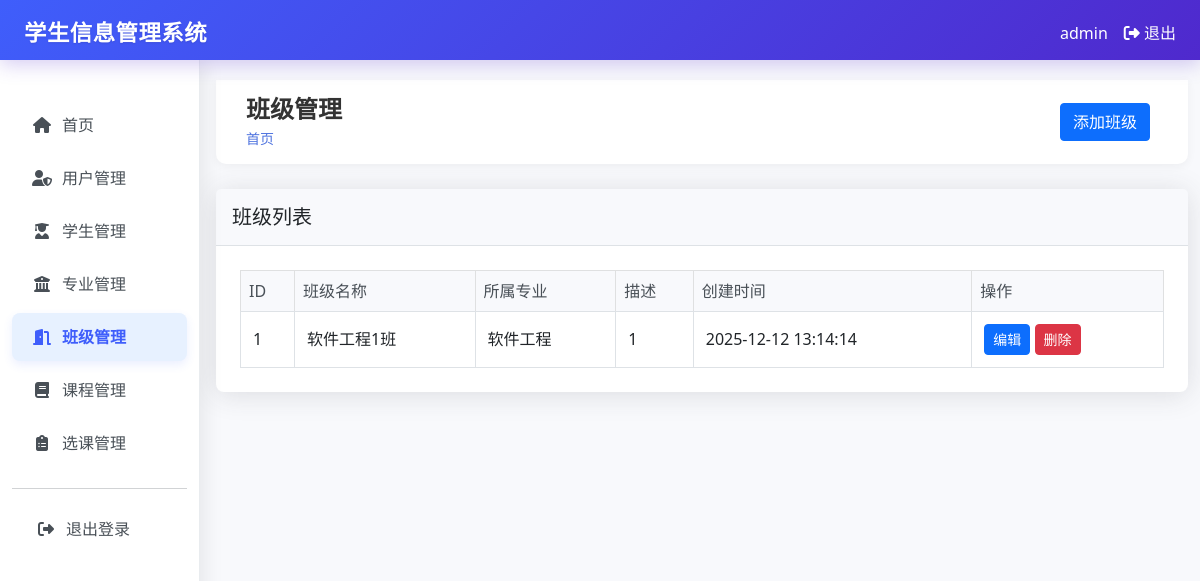
The page /classes (signed in) on the database as committed earlier.
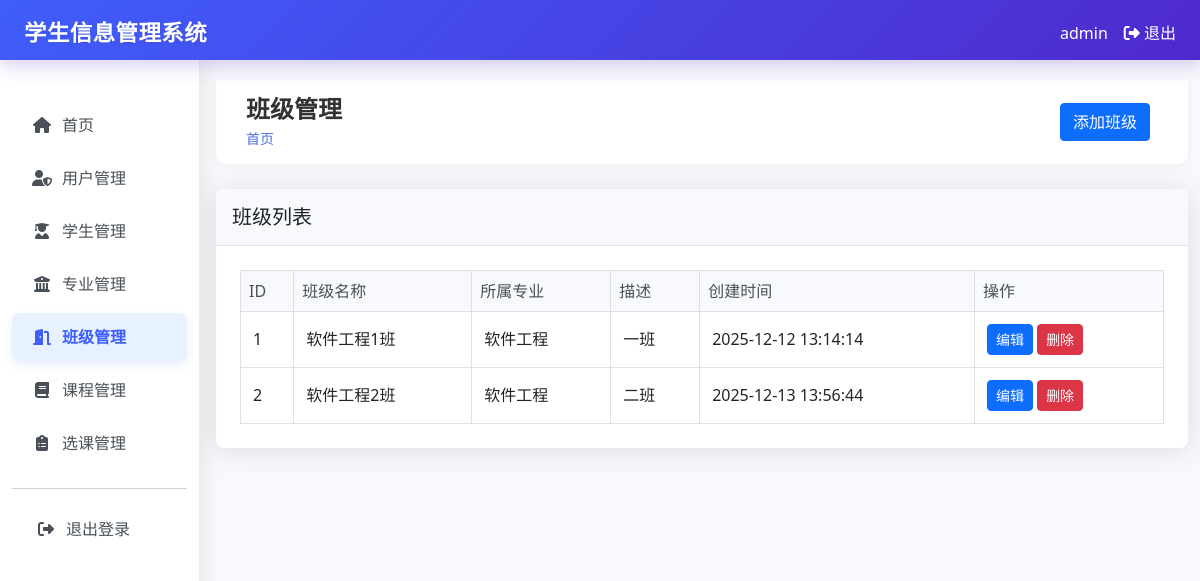
The same page on the database as committed later.
### tables this page shows
CREATE TABLE classes (
        id INTEGER PRIMARY KEY AUTOINCREMENT,
        name TEXT UNIQUE NOT NULL,
        major_id INTEGER,
        description TEXT,
        created_at TIMESTAMP DEFAULT CURRENT_TIMESTAMP,
        FOREIGN KEY (major_id) REFERENCES majors (id)
    );

CREATE TABLE majors (
        id INTEGER PRIMARY KEY AUTOINCREMENT,
        name TEXT UNIQUE NOT NULL,
        description TEXT,
        created_at TIMESTAMP DEFAULT CURRENT_TIMESTAMP
    );

### app.py (the view)
@app.route("/classes")
@login_required
def classes():
    conn = get_db_connection()
    classes = conn.execute("""
        SELECT c.*, m.name as major_name
        FROM classes c
        LEFT JOIN majors m ON c.major_id = m.id
        ORDER BY c.id ASC
    """).fetchall()
    conn.close()
    return render_template("classes/index.html", classes=classes)

### app.py (called while the page is built)
def login_required(f):
    @wraps(f)
    def decorated_function(*args, **kwargs):
        if "user_id" not in session:
            return redirect(url_for("login"))
        return f(*args, **kwargs)
    return decorated_function

def get_db_connection():
    conn = sqlite3.connect("student_management.db")
    conn.row_factory = sqlite3.Row
    return conn

### templates/classes/index.html (shortened to what this page needs)
{% extends "base.html" %}
{% block header %}班级管理{% endblock %}
{% block actions %}
{% if session.role == 'admin' %}
<a href="{{ url_for('create_class') }}" class="btn btn-primary">添加班级</a>
{% endif %}
{% endblock %}
{% block content %}
<div class="card">
    <div class="card-header">
        <h5 class="card-title mb-0">班级列表</h5>
    </div>
    <div class="card-body">
        <div class="table-responsive">
            <table class="table table-bordered table-hover">
                <thead class="table-light">
                    <tr>
                        <th>ID</th>
                        <th>班级名称</th>
                        <th>所属专业</th>
                        <th>描述</th>
                        <th>创建时间</th>
                        {% if session.role == 'admin' %}
                        <th>操作</th>
                        {% endif %}
                    </tr>
                </thead>
                <tbody>
                    {% for class in classes %}
                    <tr>
                        <td>{{ class.id }}</td>
                        <td>{{ class.name }}</td>
                        <td>{{ class.major_name or '未设置' }}</td>
                        <td>{{ class.description or '无描述' }}</td>
                        <td>{{ class.created_at }}</td>
                        {% if session.role == 'admin' %}
                        <td>
                            <a href="{{ url_for('edit_class', class_id=class.id) }}" class="btn btn-sm btn-primary">编辑</a>
                            <form action="{{ url_for('delete_class', class_id=class.id) }}" method="post" style="display: inline;" onsubmit="return confirm('确定要删除此班级吗？');">
                                <button type="submit" class="btn btn-sm btn-danger">删除</button>
                            </form>
                        </td>
                        {% endif %}
                    </tr>
                    {% endfor %}
                </tbody>
            </table>
        </div>
    </div>
</div>
{% endblock %}

Rows that differ between the two databases and show on the page:
changed classes "软件工程1班": description "1" → "一班"
added classes: id "2", name "软件工程2班", name "软件工程", description "二班", created_at "2025-12-13 13:56:44"
